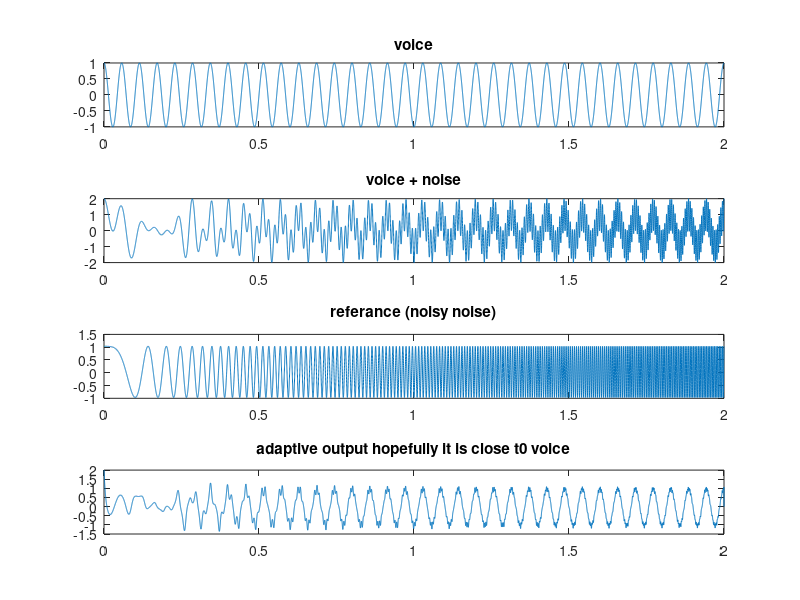

Reproduce this figure in MATLAB.
clc;
clear all;
order = 2;
size = 2;
fs = 8192;
t = (0:1/fs:size);
N = fs*size;
f1 = 35/2;
f2 = 99/2;
voice = cos (2*pi*f1*t);
subplot(4,1,1);
plot(t,voice);
title('voice')
noise=cos(2*pi*f2*t.^2);
primary  =  voice + noise;
subplot(4,1,2)
plot(t,primary)
title('voice + noise')
ref = noise+.25*rand;
subplot(4,1,3)
plot(t,ref)
title('referance (noisy noise)')
 mu=0.006;
 n=length(primary);
 delayed=zeros(1,order);
 adap=zeros(1,order);
 cancelled=zeros(1,n);
 
 for i = 1:N 
    delayed(1)=ref(i);
     y=delayed*adap';
     cancelled(i)=primary(i)-y;
     adap = adap + 2*mu*cancelled(i) .* delayed;
     delayed(2:order)=delayed(1:order-1);
    
end

 
 subplot(4,1,4);
 plot(t,cancelled);
 title('adaptive output hopefully it is close t0 voice')

